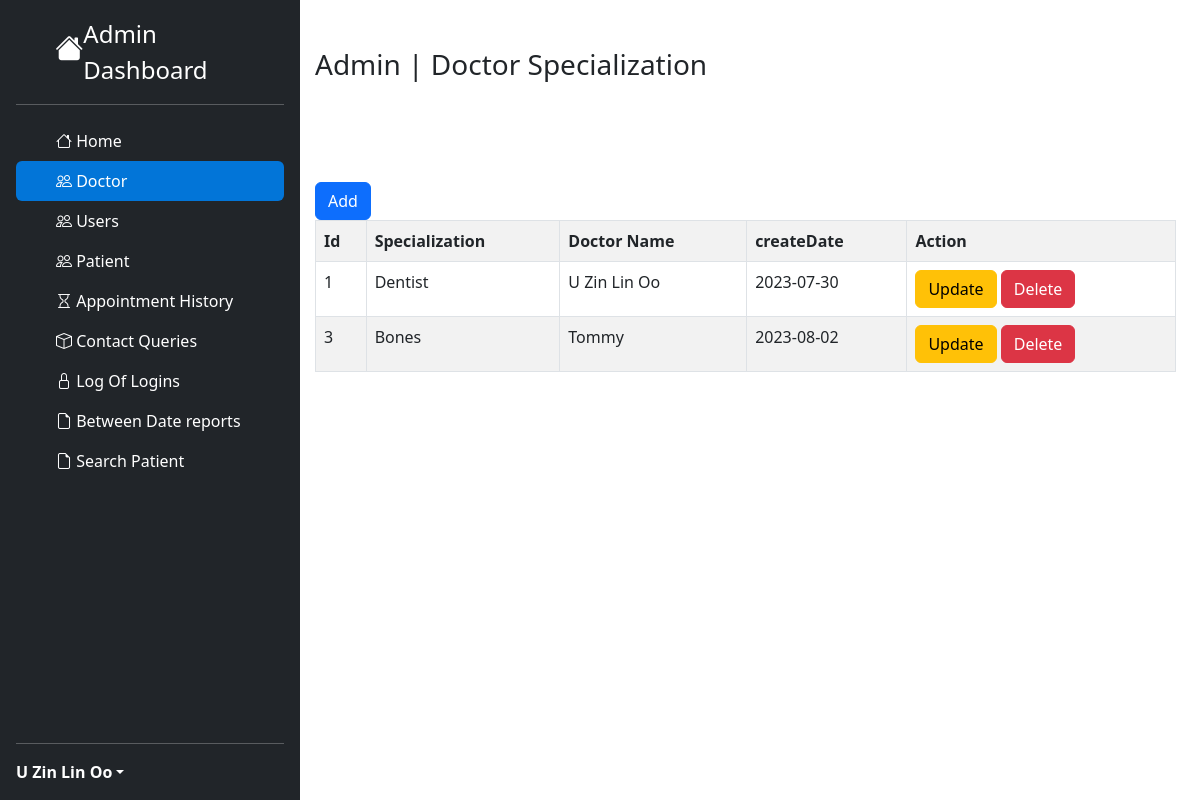
/admin/managedoctor.php (signed in), run on the app's committed database.
### tables this page shows
CREATE TABLE `doctors` (
  `id` int(11) NOT NULL,
  `specialization` int(11) NOT NULL,
  `name` varchar(255) NOT NULL,
  `address` varchar(255) NOT NULL,
  `fees` int(11) NOT NULL,
  `contactno` bigint(15) NOT NULL,
  `email` varchar(255) NOT NULL,
  `password` varchar(255) NOT NULL,
  `createDate` date NOT NULL DEFAULT current_timestamp(),
  `updateDate` date NOT NULL DEFAULT current_timestamp()
);

CREATE TABLE `specialization` (
  `id` int(11) NOT NULL,
  `specialization` varchar(255) NOT NULL
);

### Controller/queries.ctr.php (called while the page is built, shortened)
<?php
require 'connecttodb.pdo.php';
class queries
{
  public function selectall($table)
  {
    global $pdo;
    $stmt = $pdo->prepare("SELECT * FROM $table");
    $stmt->execute();
    return $stmt->fetchall();
  }
  public function select($table, $id)
  {
    global $pdo;
    $stmt = $pdo->prepare("SELECT * FROM $table WHERE id=$id");
    $stmt->execute();
    return $stmt->fetch(PDO::FETCH_ASSOC);
  }
}
?>

### admin/managedoctor.php (the view, shortened to what this page needs)
<?php
include '../Resources/bootstrap.res.php';
include '../Controller/queries.ctr.php';
$query = new queries();
?>
<!DOCTYPE html>
<html lang="en" dir="ltr">
  <head>
  </head>
  <body>
    <div class="row" style="margin: 0px !important; margin-left: -12px !important;">
      <div class="col-3">
        <?php
        include 'sidebar.php';
        ?>
      </div>
      <div class="col-9">
        <div class="container mt-5">
          <h3>Admin | Doctor Specialization</h3>
          <div class="" style="margin-top:100px;">
            <a href="addspecial.php" class="btn btn-primary">Add</a>
            <table class="table table-striped table-hover table-bordered">
              <tr>
                <th>Id</th>
                <th>Specialization</th>
                <th>Doctor Name</th>
                <th>createDate</th>
                <th>Action</th>
              </tr>
              <?php
              $docdatas = $query->selectall('doctors');
              foreach ($docdatas as $docdata) {
                $specialdata = $query->select('specialization', $docdata['specialization']);
                ?>
                <tr>
                  <td><?php echo $docdata['id']; ?></td>
                  <td><?php echo $specialdata['specialization']; ?></td>
                  <td><?php echo $docdata['name']; ?></td>
                  <td><?php echo $docdata['createDate']; ?></td>
                  <td>
                    <a href="doctorupdate.php?id=<?php echo $docdata['id']; ?>" class="btn btn-warning">Update</a>
                    <a href="doctordelete.php?id=<?php echo $docdata['id']; ?>" class="btn btn-danger" onclick="return confirm('are you sure to delete?')">Delete</a>
                  </td>
                </tr>
                <?php
              }
               ?>
            </table>
          </div>
        </div>
      </div>
    </div>
  </body>
</html>

### admin/sidebar.php (shortened to what this page needs)
<div class="d-flex flex-column flex-shrink-0 p-3 text-white bg-dark" style="width: 25%; height:100%; position:fixed;">
    <a href="/HospitalProgram/users/" class="d-flex align-items-center mb-3 mb-md-0 me-md-auto text-white text-decoration-none">
      <svg class="" width="40" height="32"><i class="bi bi-house-fill h3"></i></svg>
      <span class="fs-4">Admin Dashboard</span>
    </a>
    <hr>
    <ul class="nav nav-pills flex-column mb-auto">
      <li class="nav-item">
        <a href="/HospitalProgram/admin/" class="nav-link home" aria-current="page">
          <svg class="bi me-2" width="16" height="16"><i class="bi bi-house"></i> </svg>
          Home
        </a>
      </li>
      <li>
        <a href="/HospitalProgram/admin/appointmenthistory.php" class="nav-link text-white doctor" data-bs-toggle="collapse" data-bs-target="#doc-collapse" aria-expanded="true">
          <svg class="bi me-2" width="16" height="16"><i class="bi bi-people"></i></svg>
          Doctor
        </a>
      </li>
      <li>
        <a href="/HospitalProgram/admin/appointmenthistory.php" class="nav-link text-white user" data-bs-toggle="collapse" data-bs-target="#user-collapse" aria-expanded="true">
          <svg class="bi me-2" width="16" height="16"><i class="bi bi-people"></i></svg>
          Users
        </a>
      </li>
      <li>
        <a href="/HospitalProgram/admin/appointmenthistory.php" class="nav-link text-white patient" data-bs-toggle="collapse" data-bs-target="#patient-collapse" aria-expanded="true">
          <svg class="bi me-2" width="16" height="16"><i class="bi bi-people"></i></svg>
          Patient
        </a>
      </li>
      <li>
        <a href="/HospitalProgram/admin/appointmenthistory.php" class="nav-link text-white appointmenthistory">
          <svg class="bi me-2" width="16" height="16"><i class="bi bi-hourglass"></i></svg>
          Appointment History
        </a>
      </li>
      <li>
        <a href="/HospitalProgram/admin/message.php" class="nav-link text-white message" data-bs-toggle="collapse" data-bs-target="#queires-collapse" aria-expanded="true">
          <svg class="bi me-2" width="16" height="16"><i class="bi bi-box"></i></svg>
          Contact Queries
        </a>
      </li>
      <li>
        <a href="/HospitalProgram/admin/message.php" class="nav-link text-white loginlog" data-bs-toggle="collapse" data-bs-target="#lock-collapse" aria-expanded="true">
          <svg class="bi me-2" width="16" height="16"><i class="bi bi-lock"></i></svg>
          Log Of Logins
        </a>
      </li>
      <li>
        <a href="/HospitalProgram/admin/bwreport.php" class="nav-link text-white betweendatereport">
          <svg class="bi me-2" width="16" height="16"><i class="bi bi-file-earmark"></i></svg>
          Between Date reports
        </a>
      </li>
      <li>
        <a href="/HospitalProgram/admin/searchpatient.php" class="nav-link text-white patientsearch">
          <svg class="bi me-2" width="16" height="16"><i class="bi bi-file-earmark"></i></svg>
          Search Patient
        </a>
      </li>
    </ul>
    <hr>
    <div class="dropdown">
      <a href="#" class="d-flex align-items-center text-white text-decoration-none dropdown-toggle" id="dropdownUser1" data-bs-toggle="dropdown" aria-expanded="false">
        <?php
        $id = $_SESSION['userid'];
        $doctordatadata = $query->select('doctors', $id);
        ?>
        <strong><?php echo $doctordatadata['name']; ?></strong>
      </a>
    </div>
  </div>

### admin/managedoctor.php (style rules this page uses)
.home { color: white !important; }
.doctor { background-color: #0275d8 !important; }

### data on the page
doctors: name "U Zin Lin Oo", id "1", specialization.specialization "Dentist", createDate "2023-07-30"
doctors: id "3", specialization.specialization "Bones", name "Tommy", createDate "2023-08-02"
